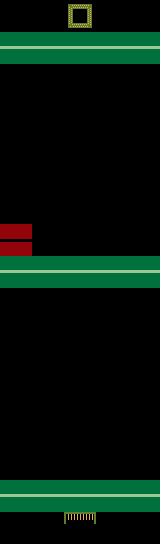

The image is a tile-based game level rendered from a .tmx file. Its description and source (layers, tilesets, objects; grid data summarised) follow:
An orthogonal 5x17 tile map with 32x32 px tiles, 6 tile layers (floor, levelnumber, playerspawn, exit, ...), 2 tilesets.

<map version="1.0" orientation="orthogonal" width="5" height="17" tilewidth="32" tileheight="32">
 <tileset firstgid="1" name="map" tilewidth="32" tileheight="32">
  <image source="../tilesets/tileset.png" width="160" height="160" />
 </tileset>
 <tileset firstgid="26" name="numbers" tilewidth="32" tileheight="32">
  <image source="../fontsets/numbers.png" width="320" height="32" />
 </tileset>
 <layer name="floor" width="5" height="17">
  <properties>
   <property name="solid" value="true" />
  </properties>
  <data>[85 cells, 15 non-empty, 1 distinct tile ids]</data>
 </layer>
 <layer name="levelnumber" width="5" height="17">
  <data>[85 cells, 10 non-empty, 1 distinct tile ids]</data>
 </layer>
 <layer name="playerspawn" width="5" height="17">
  <data>[85 cells, 1 non-empty, 1 distinct tile ids]</data>
 </layer>
 <layer name="exit" width="5" height="17">
  <data>[85 cells, 1 non-empty, 1 distinct tile ids]</data>
 </layer>
 <layer name="key" width="5" height="17">
  <data>[85 cells, 1 non-empty, 1 distinct tile ids]</data>
 </layer>
 <layer name="text" width="5" height="17">
  <data>[85 cells, 0 non-empty, 0 distinct tile ids]</data>
 </layer>
</map>
